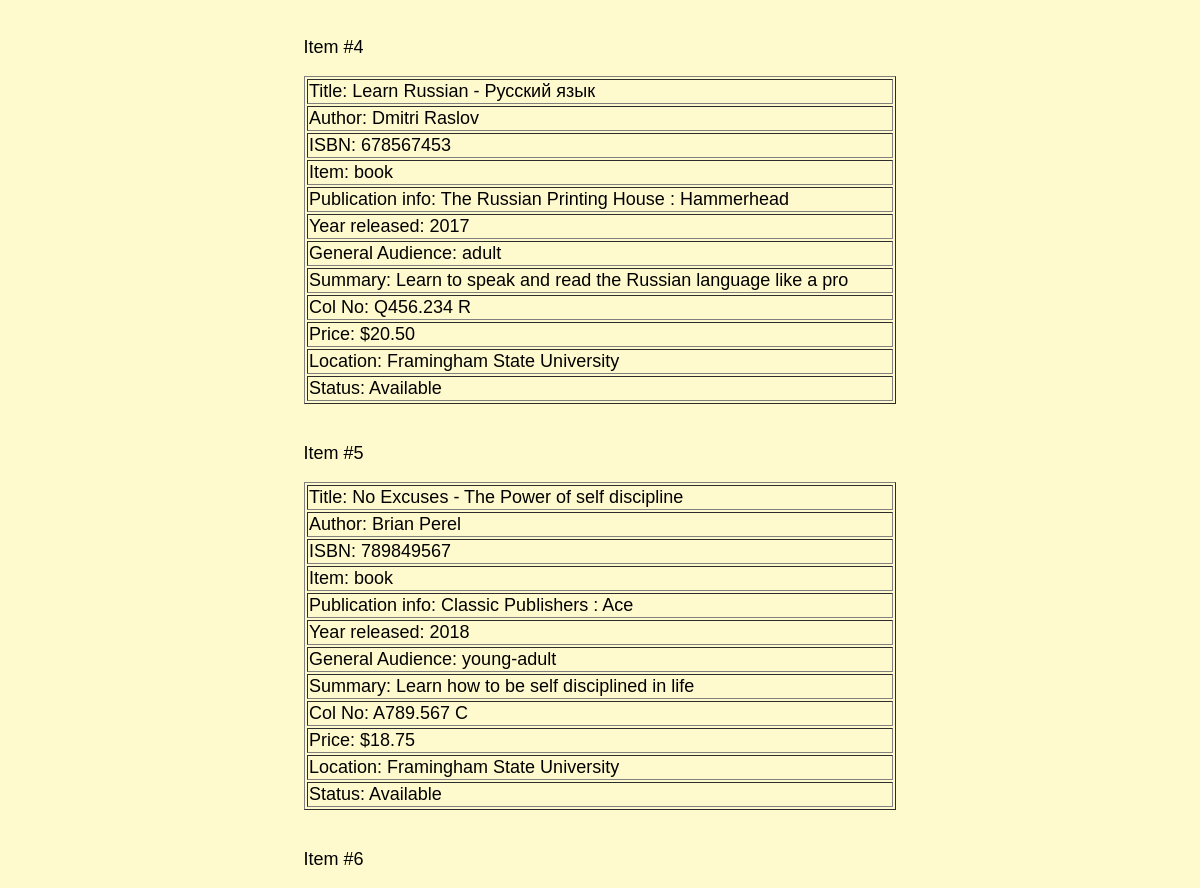
The page /letterFind.php (middle part) on the database as committed earlier.
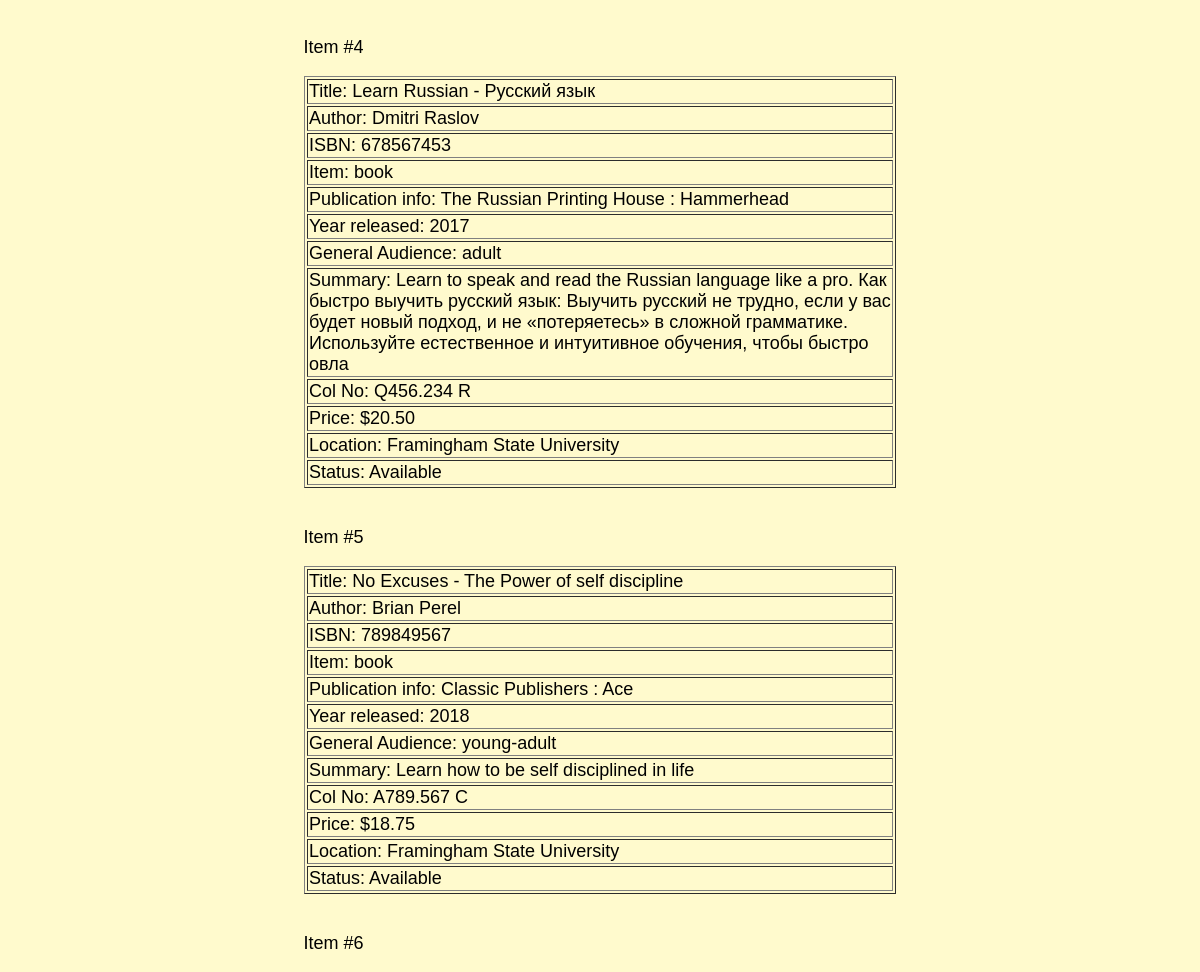
The same page on the database as committed later.
### tables this page shows
CREATE TABLE `items` (
`Item_Name` varchar(50) NOT NULL,
`Author` varchar(30),
`ISBN` int(18),
`Publication_Info` varchar(120),
`Year_of_Release` int(4),
`General_Audience` varchar(30), 
`Summary` varchar(255), 
`Item_Type` varchar(30),
`Col_No` varchar(30),
`Status` varchar(30),
`Location` varchar(30), 
`Price` decimal(10, 2),
`photo` text,
PRIMARY KEY(Item_Name)
);

### letterFind.php (the view, shortened to what this page needs)
<!DOCTYPE html>
<html>
	<head>
		<link rel="stylesheet" href="css/a.css">
		<link rel="stylesheet" href="https://cdnjs.cloudflare.com/ajax/libs/font-awesome/4.7.0/css/font-awesome.min.css">
		</head>
		<body>
			<center>
			<?php
				$con = new PDO('mysql:host=localhost:3306;dbname=librarysite;charset=utf8mb4','root');
				if($_GET['by'] == 'A-Z') {
					$SearchLetter = 'A-Z';
					$sql = $con -> query("SELECT * FROM items");
					$results = $sql -> fetchAll(PDO::FETCH_ASSOC);
					echo '<h2 align=center>Search results ' . sizeof($results) . '  for: \'' . $SearchLetter . '\' </h2>';
					if(sizeof($results) == 0) {
						echo '<center>No items match your search</center><div style="margin-bottom: 20%"></div>';
					}
					else if(sizeof($results) > 0) {
						for($i = 0; $i < sizeof($results); $i++) {
							$_SESSION['A_Zitem_name'] = $results[$i]['Item_Name'];
							$num = $i + 1;
							echo '<p style="margin-right: 45%">Item #' . $num . '</p>';
							echo "<table align='center' width='50%' height='120%' border=solid black 1px>";
							echo'<tr><td>' . 'Title: <u><a href="searchItem.php">' . $results[$i]['Item_Name'] . '</a></u></td></tr>';
							echo'<tr><td>' . 'Author: ' . $results[$i]['Author'] . '</td></tr>';
							echo'<tr><td>' . 'ISBN: ' . $results[$i]['ISBN'] . '</td></tr>';
							echo'<tr><td>' . 'Item: ' . $results[$i]['Item_Type'] . '</td></tr>';
							echo'<tr><td>' . 'Publication info: ' . $results[$i]['Publication_Info'] . '</td></tr>';
							echo'<tr><td>' . 'Year released: ' . $results[$i]['Year_of_Release'] . '</td></tr>';
							echo'<tr><td>' . 'General Audience: ' . $results[$i]['General_Audience'] . '</td></tr>';
							echo'<tr><td>' . 'Summary: ' . $results[$i]['Summary'] . '</td></tr>';
							echo'<tr><td>' . 'Col No: ' . $results[$i]['Col_No'] . '</td></tr>';
							echo'<tr><td>' . 'Price: $' . $results[$i]['Price'] . '</td></tr>';
							echo'<tr><td>' . 'Location: ' . $results[$i]['Location'] . '</td></tr>';
							echo'<tr><td>' . 'Status: ' . $results[$i]['Status'] . '<br>' . '</td></tr>';
							echo '</table><br>';
						}
					}
				}
				else {
					$SearchLetter = $_GET['by'];
					$sql = $con -> query("SELECT * FROM items WHERE Item_Name LIKE '" . $SearchLetter . "%'");
					$results = $sql -> fetchAll(PDO::FETCH_ASSOC);
					?>
					<?php
					if(sizeof($results) == 0) {
						echo '<center>No items match your search</center><div style="margin-bottom: 22%"></div>';
					}
					else if(sizeof($results) > 0) {
						for($i = 0; $i < sizeof($results); $i++) {
							$num = $i + 1;
							echo '<p style="margin-right: 45%">Item #' . $num . '</p>';
							echo "<table align='center' width='50%' height='120%' border=solid black 1px>";
							echo'<tr><td>' . 'Title: ' . $results[$i]['Item_Name'] . '</td></tr>';
							echo'<tr><td>' . 'Author: ' . $results[$i]['Author'] . '</td></tr>';
							echo'<tr><td>' . 'ISBN: ' . $results[$i]['ISBN'] . '</td></tr>';
							echo'<tr><td>' . 'Item: ' . $results[$i]['Item_Type'] . '</td></tr>';
							echo'<tr><td>' . 'Publication info: ' . $results[$i]['Publication_Info'] . '</td></tr>';
							echo'<tr><td>' . 'Year released: ' . $results[$i]['Year_of_Release'] . '</td></tr>';
							echo'<tr><td>' . 'General Audience: ' . $results[$i]['General_Audience'] . '</td></tr>';
							echo'<tr><td>' . 'Summary: ' . $results[$i]['Summary'] . '</td></tr>';
							echo'<tr><td>' . 'Col No: ' . $results[$i]['Col_No'] . '</td></tr>';
							echo'<tr><td>' . 'Price: $' . $results[$i]['Price'] . '</td></tr>';
							echo'<tr><td>' . 'Location: ' . $results[$i]['Location'] . '</td></tr>';
							echo'<tr><td>' . 'Status: ' . $results[$i]['Status'] . '<br>' . '</td></tr>';
							echo '</table><br>';
						}
					}
				}
			?>
				<input type="submit" name="request" value='Request Item' <?php if(sizeof($results) == 0 && $_GET['by'] != 'A-Z') {echo 'disabled';} else if($_GET['by'] == 'A-Z') { echo 'hidden';}?>></input></center>
			<?php
				if(sizeof($results) > 1) {
					echo '<br><br><div class="backTop"><center><a href="#top">Back to top</a> &#x2191;</center></div>';
				}
			?>
		</body>
	</head>
</html>

### css/a.css (style rules this page uses)
body { background-color: #FFFACD; font-family: Arial; font-size: 18px; }
* { box-sizing: border-box; }

Rows that differ between the two databases and show on the page:
changed items "Learn Russian - Русский язык": Summary "Learn to speak and read the Russian language like a pro" → "…Russian language like a pro. Как быстро выучить русский язык: Выучить русский не трудно, если у вас будет новый подход, и не «потеряетесь» в сложной грамматике. Используйте естественное и интуитивное обучения, чтобы быстро овла"
